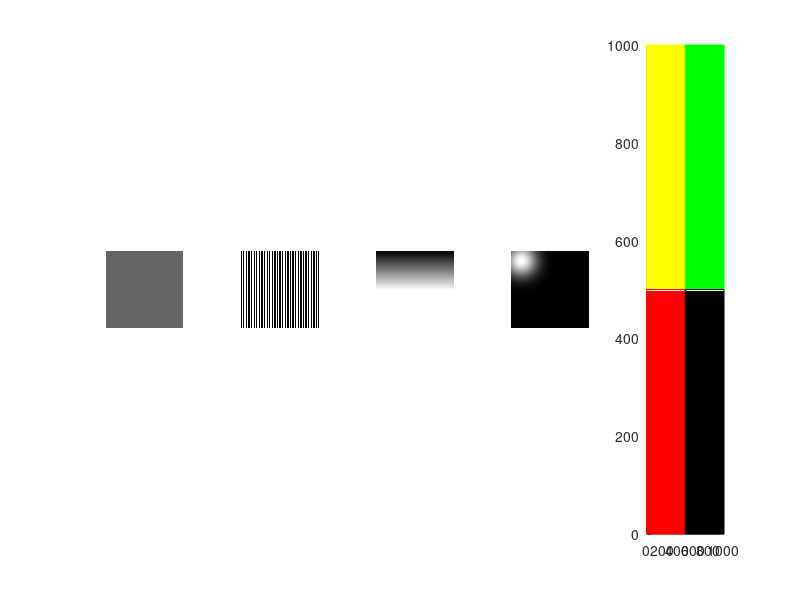

Here is the MATLAB script that generated this plot:
%% 1.1)
Template=zeros([1000 1000]);
for i=1:size(Template,2)
    for j=1:size(Template,1)
        Template(j, i)=100/256;
    end
end
subplot(1,5,1)
imshow(Template)


%% 1.2)
future_strips = zeros([1000 1000]);
for i=1:size(future_strips,2)
    if(mod(i,8) == 1 || mod(i,8) == 2 || mod(i,8) == 3 || mod(i,8) == 4)
        future_strips(:,i,:) = 1;       
    end
end
subplot(1,5,2)
imshow(future_strips)

%% 1.3)
half_intensity=zeros([1000 1000]);
for i=1:size(half_intensity,2)
    for j=1:size(half_intensity,1)
        half_intensity(j, i)=(j/2)/256;
    end
end
subplot(1,5,3)
imshow(half_intensity)

%% 1.4)
forth_part=zeros([1000 1000]);
for i=1:size(forth_part,2)
    for j=1:size(forth_part,1)
        forth_part(j, i)=(255*exp(-(((j-128)^2+(i-128)^2)/200^2)))/256;
    end
end
subplot(1,5,4)
imshow(forth_part)

%% 1.5)
subplot(1,5,5)
rectangle('Position',[0 500 500 500],'FaceColor',[1 1 0],'EdgeColor',[1 1 0])
rectangle('Position',[0 0 500 500],'FaceColor',[1 0 0],'EdgeColor',[1 0 0])
rectangle('Position',[500 500 500 500],'FaceColor',[0 1 0],'EdgeColor',[0 1 0])
rectangle('Position',[500 0 500 500],'FaceColor',[0 0 0],'EdgeColor',[0 0 0]);